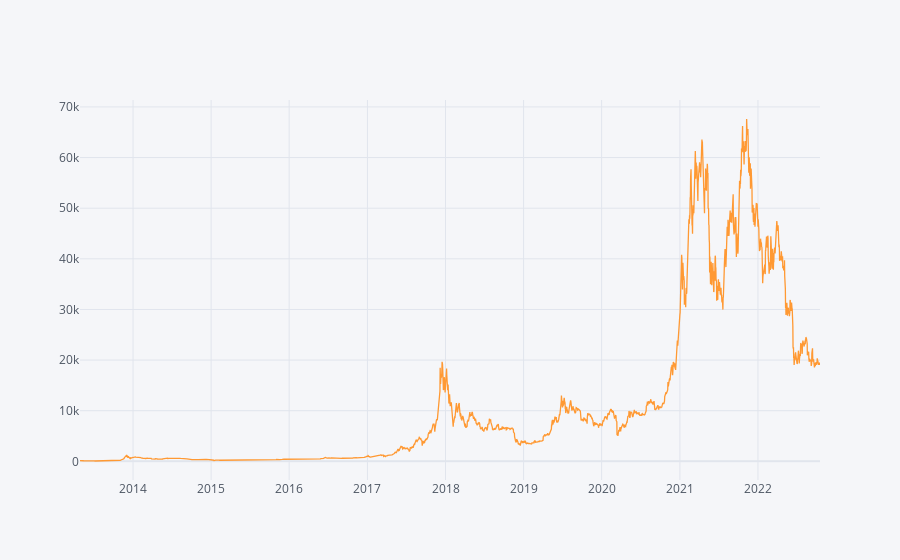

Notebook source saved alongside this figure:
### Code cell
df['price'].iplot();

### Figure 1 — Plotly figure (JSON) as saved in the notebook; plotly's stock layout.template omitted (floating-point values rounded to 4 significant figures; data arrays with more than 128 entries replaced by an {"elided": "..."} marker saying what was removed)
{"data": [{"line": {"color": "rgba(255, 153, 51, 1.0)", "dash": "solid", "shape": "linear", "width": 1.3}, "mode": "lines", "name": "price", "text": "", "type": "scatter", "x": {"elided": "3461 str values"}, "y": {"elided": "3461 float values"}}], "layout": {"legend": {"bgcolor": "#F5F6F9", "font": {"color": "#4D5663"}}, "paper_bgcolor": "#F5F6F9", "plot_bgcolor": "#F5F6F9", "title": {"font": {"color": "#4D5663"}}, "xaxis": {"gridcolor": "#E1E5ED", "showgrid": true, "tickfont": {"color": "#4D5663"}, "title": {"font": {"color": "#4D5663"}, "text": ""}, "zerolinecolor": "#E1E5ED"}, "yaxis": {"gridcolor": "#E1E5ED", "showgrid": true, "tickfont": {"color": "#4D5663"}, "title": {"font": {"color": "#4D5663"}, "text": ""}, "zerolinecolor": "#E1E5ED"}}}
